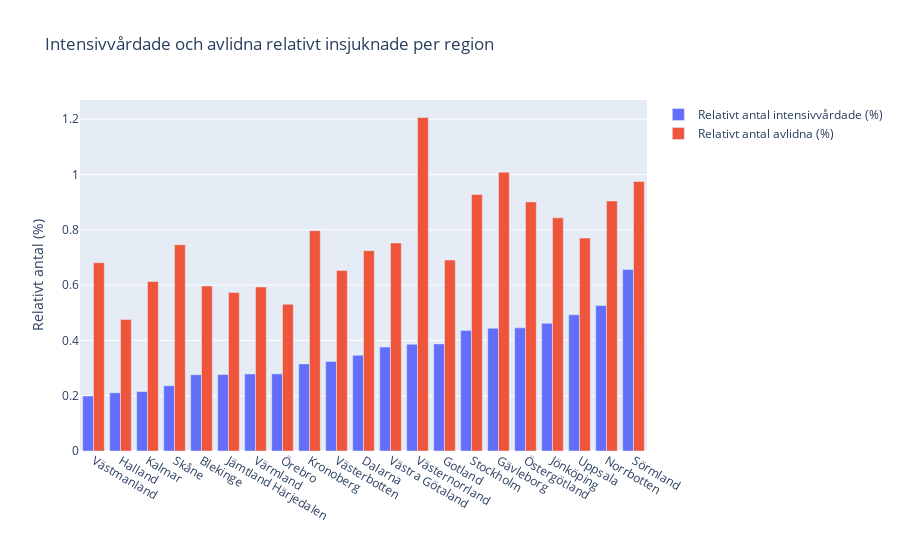

The notebook cell this image was saved under:
### Code cell
# Plotting new columns as function of Region
fig = px.bar(
    data_frame=df,
    x="Region",
    y=["Relativt antal intensivvårdade (%)", "Relativt antal avlidna (%)"],
    title="Intensivvårdade och avlidna relativt insjuknade per region",
    labels={"value":"Relativt antal (%)", "Region":""},
    barmode="group",
)

# replacing default labels in hover
# ref https://stackoverflow.com/questions/60158618/plotly-how-to-add-elements-to-hover-data-using-plotly-express-piechart
fig.update_traces(hovertemplate = "Region:%{label}: <br>Relativt antal (%): %{value}")

# removing legend title which by default was "variable"
fig.update_layout(legend={"title_text": "", })
fig.show()

fig.write_html("../Lab/Visualiseringar/plot_3_1.html")

### Figure 1 — Plotly figure (JSON) as saved in the notebook; plotly's stock layout.template omitted (floating-point values rounded to 4 significant figures)
{"data": [{"alignmentgroup": "True", "hovertemplate": "Region:%{label}: <br>Relativt antal (%): %{value}", "legendgroup": "Relativt antal intensivvårdade (%)", "marker": {"color": "#636efa", "pattern": {"shape": ""}}, "name": "Relativt antal intensivvårdade (%)", "offsetgroup": "Relativt antal intensivvårdade (%)", "orientation": "v", "showlegend": true, "textposition": "auto", "type": "bar", "x": ["Västmanland", "Halland", "Kalmar", "Skåne", "Blekinge", "Jämtland Härjedalen", "Värmland", "Örebro", "Kronoberg", "Västerbotten", "Dalarna", "Västra Götaland", "Västernorrland", "Gotland", "Stockholm", "Gävleborg", "Östergötland", "Jönköping", "Uppsala", "Norrbotten", "Sörmland"], "xaxis": "x", "y": [0.1989, 0.2104, 0.2149, 0.2362, 0.2757, 0.2766, 0.2786, 0.279, 0.3148, 0.324, 0.3462, 0.3759, 0.386, 0.3874, 0.436, 0.4438, 0.4454, 0.4617, 0.4928, 0.5261, 0.6567], "yaxis": "y"}, {"alignmentgroup": "True", "hovertemplate": "Region:%{label}: <br>Relativt antal (%): %{value}", "legendgroup": "Relativt antal avlidna (%)", "marker": {"color": "#EF553B", "pattern": {"shape": ""}}, "name": "Relativt antal avlidna (%)", "offsetgroup": "Relativt antal avlidna (%)", "orientation": "v", "showlegend": true, "textposition": "auto", "type": "bar", "x": ["Västmanland", "Halland", "Kalmar", "Skåne", "Blekinge", "Jämtland Härjedalen", "Värmland", "Örebro", "Kronoberg", "Västerbotten", "Dalarna", "Västra Götaland", "Västernorrland", "Gotland", "Stockholm", "Gävleborg", "Östergötland", "Jönköping", "Uppsala", "Norrbotten", "Sörmland"], "xaxis": "x", "y": [0.6808, 0.476, 0.613, 0.7461, 0.5968, 0.5736, 0.5933, 0.5307, 0.7967, 0.653, 0.7245, 0.7522, 1.206, 0.6906, 0.9274, 1.008, 0.9009, 0.8432, 0.7702, 0.9043, 0.9747], "yaxis": "y"}], "layout": {"barmode": "group", "legend": {"title": {"text": ""}, "tracegroupgap": 0}, "title": {"text": "Intensivvårdade och avlidna relativt insjuknade per region"}, "xaxis": {"anchor": "y", "domain": [0, 1], "title": {"text": ""}}, "yaxis": {"anchor": "x", "domain": [0, 1], "title": {"text": "Relativt antal (%)"}}}}
